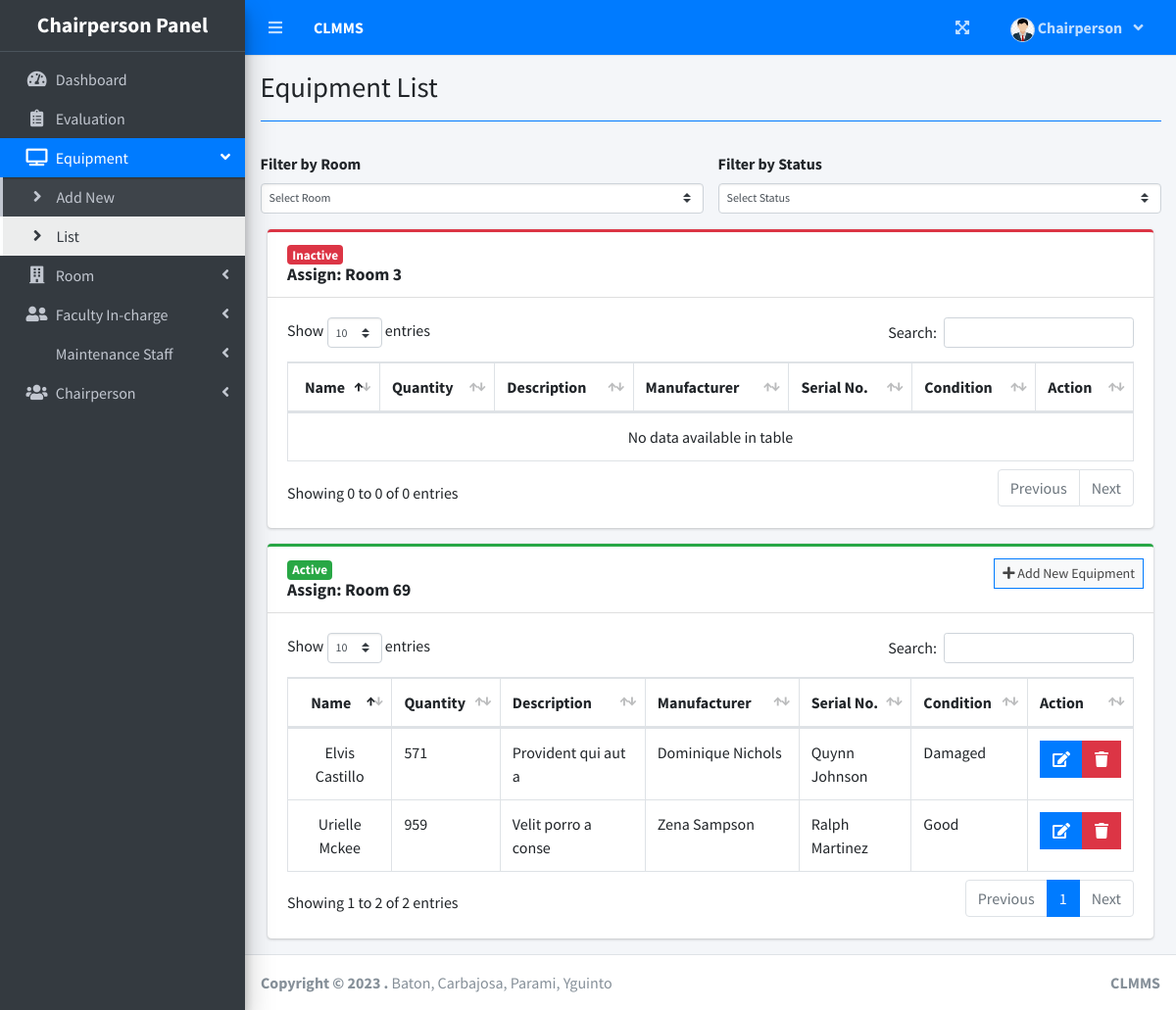
The app's page /index.php?page=equipment_list (signed in) with its own data.
### tables this page shows
CREATE TABLE `room_list` (
  `id` int(11) NOT NULL,
  `faculty_id` int(11) DEFAULT NULL,
  `room` varchar(7) NOT NULL,
  `description` text DEFAULT NULL,
  `capacity` int(11) NOT NULL DEFAULT 0,
  `status` int(11) NOT NULL DEFAULT 0
);

CREATE TABLE `equipment_list` (
  `id` int(30) NOT NULL,
  `room_id` int(11) NOT NULL,
  `name` varchar(100) NOT NULL,
  `quantity` int(50) NOT NULL,
  `description` text NOT NULL,
  `manufacturer` text NOT NULL,
  `serial_no` text NOT NULL,
  `condition` text NOT NULL
);

### admin/equipment_list.php (the view, shortened to what this page needs)
<?php include 'db_connect.php' ?>
<?php
$eqList = $conn->query("SELECT * FROM room_list order by id desc");
?>
<div class="row">
	<div class="col-md-6">
		<div class="form-group">
			<label for="" class="control-label">Filter by Room</label>
			<select name="room_id" id="room_id" class="custom-select custom-select-sm" onchange="location.href = 'index.php?page=equipment_list&room_id=' + this.value">
				<option selected disabled hidden>Select Room</option>
			</select>
		</div>
	</div>
	<div class="col-md-6">
		<div class="form-group">
			<label for="" class="control-label">Filter by Status</label>
			<select name="status" id="status" class="custom-select custom-select-sm" onchange="location.href = 'index.php?page=equipment_list&status=' + this.value">
				<option selected disabled hidden>Select Status</option>
			</select>
		</div>
	</div>
</div>
<?php
if (isset($_GET['room_id']) && $_GET['room_id'] > 0) {
	$eqList = $conn->query("SELECT * FROM room_list where id = " . $_GET['room_id']);
	$row = $eqList->fetch_assoc();
?>
	<div class="col-lg-12">
		<div class="card card-outline <?php echo $row['status'] == 1 ? "card-success" : "card-danger" ?>">
			<div class="card-header">
				<h3 class="card-title text-capitalize font-weight-bold">
					<?php if ($row['status'] == 1) : ?>
						<span class="badge badge-success">Active</span>
					<?php else : ?>
						<span class="badge badge-danger">Inactive</span>
					<?php endif; ?>
					<br>
					Assign: Room <?php echo $row['room'] ?>
				</h3>
				<?php if ($row['status'] == 1) : ?>
					<div class="card-tools">
						<a class="btn btn-block btn-sm btn-default btn-flat border-primary" href="./index.php?page=new_equipment&room_id=<?php echo $row['id'] ?>"><i class="fa fa-plus"></i> Add New Equipment</a>
					</div>
				<?php endif; ?>
			</div>
			<div class="card-body">
				<table class="table tabe-hover table-bordered equipment_list">
					<thead>
						<tr>
							<th class="text-center">Name</th>
							<th>Quantity</th>
							<th>Description</th>
							<th>Manufacturer</th>
							<th>Serial No.</th>
							<th>Condition</th>
							<th>Action</th>
						</tr>
					</thead>
					<tbody>
						<?php
						$qry = $conn->query("SELECT * FROM equipment_list where room_id = " . $row['id'] . " order by id asc");
						while ($row = $qry->fetch_assoc()) :
						?>
							<tr>
								<td class="text-center">
									<?php echo $row['name'] ?>
								</td>
								<td class="">
									<?php echo $row['quantity'] ?>
								</td>
								<td class="">
									<?php echo $row['description'] ?>
								</td>
								<td class="">
									<?php echo $row['manufacturer'] ?>
								</td>
								<td class="">
									<?php echo $row['serial_no'] ?>
								</td>
								<td class="">
									<?php echo $row['condition'] ?>
								</td>
								<td class="text-center">
									<div class="btn-group">
										<a href="./index.php?page=edit_equipment&id=<?php echo $row['id'] ?>" class="btn btn-primary btn-flat">
											<i class="fas fa-edit"></i>
										</a>
										<button type="button" class="btn btn-danger btn-flat delete_equipment" data-id="<?php echo $row['id'] ?>">
											<i class="fas fa-trash"></i>
										</button>
									</div>
								</td>
							</tr>
						<?php endwhile; ?>
					</tbody>
				</table>
			</div>
		</div>
	</div>
<?php } else { ?>
	<?php if ($eqList->num_rows <= 0) : ?>
		<div class="col-lg-12">
			<div class="card card-outline card-danger">
				<div class="card-body">
					<center><b>No Data to display</b></center>
				</div>
			</div>
		</div>
	<?php else : ?>
		<?php while ($row = $eqList->fetch_assoc()) : ?>
			<div class="col-lg-12">
				<div class="card card-outline <?php echo $row['status'] == 1 ? "card-success" : "card-danger" ?>">
					<div class="card-header">
						<h3 class="card-title text-capitalize font-weight-bold">
							<?php if ($row['status'] == 1) : ?>
								<span class="badge badge-success">Active</span>
							<?php else : ?>
								<span class="badge badge-danger">Inactive</span>
							<?php endif; ?>
							<br>
							Assign: Room <?php echo $row['room'] ?>
						</h3>
						<?php if ($row['status'] == 1) : ?>
							<div class="card-tools">
								<a class="btn btn-block btn-sm btn-default btn-flat border-primary" href="./index.php?page=new_equipment&room_id=<?php echo $row['id'] ?>"><i class="fa fa-plus"></i> Add New Equipment</a>
							</div>
						<?php endif; ?>
					</div>
					<div class="card-body">
						<table class="table tabe-hover table-bordered equipment_list">
							<thead>
								<tr>
									<th class="text-center">Name</th>
									<th>Quantity</th>
									<th>Description</th>
									<th>Manufacturer</th>
									<th>Serial No.</th>
									<th>Condition</th>
									<th>Action</th>
								</tr>
							</thead>
							<tbody>
								<?php
								$qry = $conn->query("SELECT * FROM equipment_list where room_id = " . $row['id'] . " order by id asc");
								while ($row = $qry->fetch_assoc()) :
								?>
									<tr>
										<td class="text-center">
											<?php echo $row['name'] ?>
										</td>
										<td class="">
											<?php echo $row['quantity'] ?>
										</td>
										<td class="">
											<?php echo $row['description'] ?>
										</td>
										<td class="">
											<?php echo $row['manufacturer'] ?>
										</td>
										<td class="">
											<?php echo $row['serial_no'] ?>
										</td>
										<td class="">
											<?php echo $row['condition'] ?>
										</td>
										<td class="text-center">
											<div class="btn-group">
												<a href="./index.php?page=edit_equipment&id=<?php echo $row['id'] ?>" class="btn btn-primary btn-flat">
													<i class="fas fa-edit"></i>
												</a>
												<button type="button" class="btn btn-danger btn-flat delete_equipment" data-id="<?php echo $row['id'] ?>">
													<i class="fas fa-trash"></i>
												</button>
											</div>
										</td>
									</tr>
								<?php endwhile; ?>
							</tbody>
						</table>
					</div>
				</div>
			</div>
		<?php endwhile; ?>
	<?php endif; ?>
<?php } ?>

### index.php (shortened to what this page needs)
<!DOCTYPE html>
<html lang="en">
<?php
	include 'header.php'
?>
<body class="hold-transition sidebar-mini layout-fixed layout-navbar-fixed layout-footer-fixed">
<div class="wrapper">
  <?php include 'topbar.php' ?>
  <?php include $_SESSION['login_view_folder'].'sidebar.php' ?>
  <div class="content-wrapper">
    <div class="content-header">
      <div class="container-fluid">
        <div class="row mb-2">
          <div class="col-sm-6">
            <h1 class="m-0"><?php echo $title ?></h1>
          </div>
        </div>
            <hr class="border-primary">
      </div>
    </div>
    <section class="content">
      <div class="container-fluid">
         <?php
            $page = isset($_GET['page']) ? $_GET['page'] : 'home';
            if(!file_exists($_SESSION['login_view_folder'].$page.".php")){
                include '404.html';
            }else{
            include $_SESSION['login_view_folder'].$page.'.php';
            }
          ?>
      </div>
    </section>
  </div>
  <footer class="main-footer">
    <strong>Copyright &copy; 2023 <a href="https://www.campcodes.com"></a>.</strong>
    Baton, Carbajosa, Parami, Yguinto
    <div class="float-right d-none d-sm-inline-block">
      <b><?php echo $_SESSION['system']['name'] ?></b>
    </div>
  </footer>
</div>
</body>
</html>

### header.php (shortened to what this page needs)
<head>
  <?php
  $title = isset($_GET['page']) ? ucwords(str_replace("_", ' ', $_GET['page'])) : "Home";
  ?>
  <link rel="stylesheet" href="assets/plugins/fontawesome-free/css/all.min.css">
  <link rel="stylesheet" href="https://code.ionicframework.com/ionicons/2.0.1/css/ionicons.min.css">
  <link rel="stylesheet" href="assets/plugins/overlayScrollbars/css/OverlayScrollbars.min.css">
  <link rel="stylesheet" href="assets/plugins/datatables-bs4/css/dataTables.bootstrap4.min.css">
  <link rel="stylesheet" href="assets/plugins/datatables-responsive/css/responsive.bootstrap4.min.css">
  <link rel="stylesheet" href="assets/plugins/datatables-buttons/css/buttons.bootstrap4.min.css">
  <link rel="stylesheet" href="assets/plugins/select2/css/select2.min.css">
  <link rel="stylesheet" href="assets/plugins/select2-bootstrap4-theme/select2-bootstrap4.min.css">
  <link rel="stylesheet" href="assets/plugins/sweetalert2-theme-bootstrap-4/bootstrap-4.min.css">
  <link rel="stylesheet" href="assets/plugins/jquery-ui/jquery-ui.min.css">
  <link rel="stylesheet" href="assets/plugins/toastr/toastr.min.css">
  <link rel="stylesheet" href="assets/plugins/dropzone/min/dropzone.min.css">
  <link rel="stylesheet" href="assets/dist/css/jquery.datetimepicker.min.css">
  <link rel="stylesheet" href="assets/plugins/icheck-bootstrap/icheck-bootstrap.min.css">
  <link rel="stylesheet" href="assets/plugins/bootstrap4-toggle/css/bootstrap4-toggle.min.css">
  <link rel="stylesheet" href="assets/dist/css/adminlte.min.css">
  <link rel="stylesheet" href="assets/dist/css/styles.css">
  <link rel="stylesheet" href="assets/plugins/summernote/summernote-bs4.min.css">
</head>

### topbar.php (shortened to what this page needs)
<nav class="main-header navbar navbar-expand navbar-primary navbar-dark ">
  <ul class="navbar-nav">
    <?php if(isset($_SESSION['login_id'])): ?>
    <li class="nav-item">
      <a class="nav-link" data-widget="pushmenu" href="" role="button"><i class="fas fa-bars"></i></a>
    </li>
  <?php endif; ?>
    <li>
      <a class="nav-link text-white"  href="./" role="button"> <large><b><?php echo $_SESSION['system']['name'] ?></b></large></a>
    </li>
  </ul>
  <ul class="navbar-nav ml-auto">
    <li class="nav-item">
      <a class="nav-link" data-widget="fullscreen" href="#" role="button">
        <i class="fas fa-expand-arrows-alt"></i>
      </a>
    </li>
   <li class="nav-item dropdown">
          <a class="nav-link"  data-toggle="dropdown" aria-expanded="true" href="javascript:void(0)">
            <span>
              <div class="d-felx badge-pill">
                <span class=""><img src="assets/uploads/<?php echo $_SESSION['login_avatar'] ?>" alt="" class="user-img border "></span>
                <span><b><?php echo ucwords($_SESSION['login_firstname']) ?></b></span>
                <span class="fa fa-angle-down ml-2"></span>
              </div>
            </span>
          </a>
    </li>
  </ul>
</nav>

### admin/sidebar.php (shortened to what this page needs)
<aside class="main-sidebar sidebar-dark-primary elevation-4">
  <div class="dropdown">
 	<a href="./" class="brand-link">
      <h3 class="text-center p-0 m-0"><b>Chairperson Panel</b></h3>
  </a>
  </div>
  <div class="sidebar">
    <nav class="mt-2">
      <ul class="nav nav-pills nav-sidebar flex-column nav-flat" data-widget="treeview" role="menu" data-accordion="false">
       <li class="nav-item dropdown">
          <a href="./" class="nav-link nav-home">
            <i class="nav-icon fas fa-tachometer-alt"></i>
            <p>
              Dashboard
            </p>
          </a>
        </li>
        <li class="nav-item dropdown">
          <a href="./index.php?page=evaluation" class="nav-link nav-evaluation">
            <i class="nav-icon fas fa-clipboard-list"></i>
            <p>
              Evaluation
            </p>
          </a>
        </li>
        <li class="nav-item">
          <a href="#" class="nav-link nav-edit_equipment">
            <i class="nav-icon fas fa-tv"></i>
            <p>
              Equipment
              <i class="right fas fa-angle-left"></i>
            </p>
          </a>
          <ul class="nav nav-treeview">
            <li class="nav-item">
              <a href="./index.php?page=new_equipment" class="nav-link nav-new_equipment tree-item">
                <i class="fas fa-angle-right nav-icon"></i>
                <p>Add New</p>
              </a>
            </li>
            <li class="nav-item">
              <a href="./index.php?page=equipment_list" class="nav-link nav-equipment_list tree-item">
                <i class="fas fa-angle-right nav-icon"></i>
                <p>List</p>
              </a>
            </li>
          </ul>
        </li>
        <li class="nav-item">
          <a href="#" class="nav-link nav-edit_room">
            <i class="nav-icon fas fa-building"></i>
            <p>
              Room
              <i class="right fas fa-angle-left"></i>
            </p>
          </a>
        </li>
        <li class="nav-item">
          <a href="#" class="nav-link nav-edit_faculty">
            <i class="nav-icon fas fa-user-friends"></i>
            <p>
              Faculty In-charge
              <i class="right fas fa-angle-left"></i>
            </p>
          </a>
        </li>
        <li class="nav-item">
          <a href="#" class="nav-link nav-edit_student">
            <p>
               Maintenance Staff
              <i class="right fas fa-angle-left"></i>
            </p>
          </a>
        </li>
        <li class="nav-item">
          <a href="#" class="nav-link nav-edit_user">
            <i class="nav-icon fas fa-users"></i>
            <p>
              Chairperson
              <i class="right fas fa-angle-left"></i>
            </p>
          </a>
        </li>
      </ul>
    </nav>
  </div>
</aside>

### topbar.php (style rules this page uses)
.user-img { border-radius: 50%; height: 25px; width: 25px; object-fit: cover; }

### admin/sidebar.php (style rules this page uses)
h3, .h3 { font-size: 1.35rem; }

### records on screen
room_list: status "Inactive", room "3"
room_list: status "Active", room "69"
equipment_list: name "Elvis Castillo", quantity "571", description "Provident qui aut a", manufacturer "Dominique Nichols", serial_no "Quynn Johnson", condition "Damaged"
equipment_list: name "Urielle Mckee", quantity "959", description "Velit porro a conse", manufacturer "Zena Sampson", serial_no "Ralph Martinez", condition "Good"

### other values on screen
$_SESSION['system']['name'] "CLMMS"
$_SESSION['login_firstname'] "Chairperson"
$title "Equipment List"
